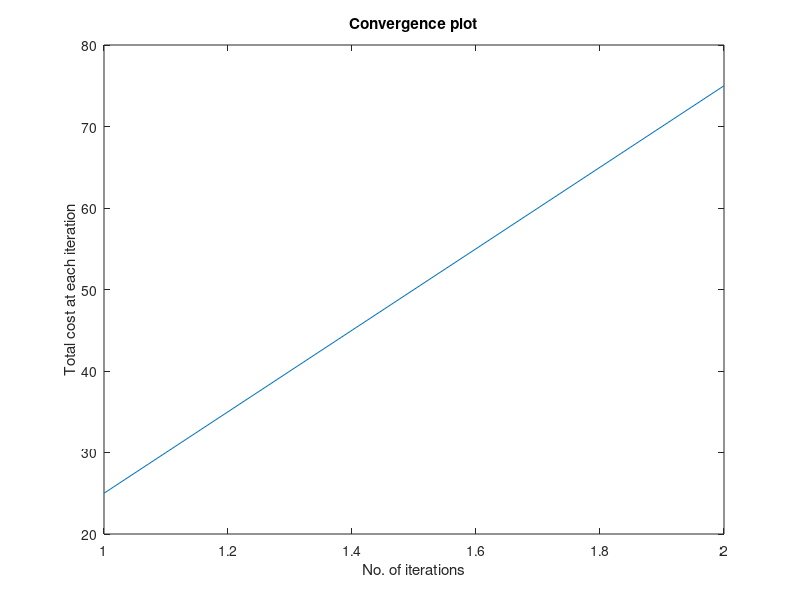

Here is the MATLAB script that generated this plot:
clc;
clear  all;
n =input('Enter Number of Units:\n');
fprintf('Cost function is taken of the form Ci=ai+bi*Pi+gi*Pi*Pi \n');
for i=1:n
    fprintf('for unit no %d,',i);
    a(i)=input('Enter the alpha value:');
    b(i)=input('Enter the beta value:');
    g(i)=input('Enter the gamma value:');
end
l=input('Value of lambda: \n');
p = zeros(n,1);
Pd=input('Enter the load demand : \n');
dP=1;
itr=0;

C=[];
while abs(dP)>.0001
    itr=itr+1;
    TC=0;
    for i=1:n
      p(i)=(l-b(i))/(2*g(i));
      TC=TC+(a(i)+b(i)*p(i)+g(i)*(p(i)^2));
    end
    dP=Pd-sum(p);
  if abs(dP)>0
    k=0;
    for i=1:n
      k=k+(1/(2*g(i)));
    end
  end
  dl=dP/k;
  l=l+dl;
  C(itr)=TC;
end
fprintf('Total cost is Rs %.4f' ,TC);
disp(p);
disp(itr);
disp(l);
figure;
i=1:itr;
plot(i,C(i));
title('Convergence plot');
xlabel('No. of iterations');
ylabel('Total cost at each iteration');
hold on;